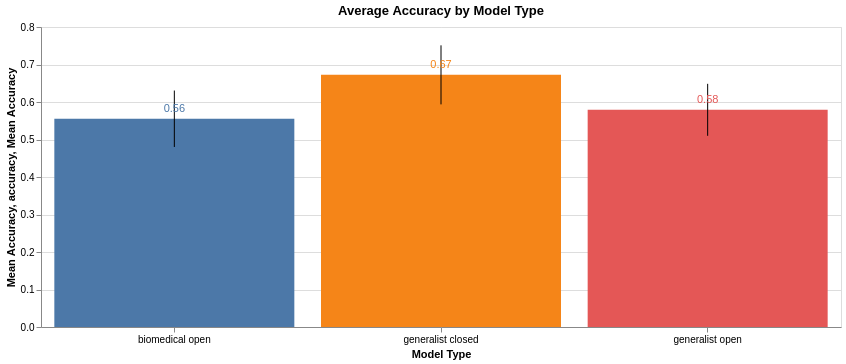

The code cell stored with this chart in its notebook:
### Code cell
# Plot average accuracy by model_type and add error bars
bars = alt.Chart(detection_stats_df).mark_bar().encode(
    x=alt.X('model_type:N', title='Model Type', axis=alt.Axis(labelAngle=0)),
    y=alt.Y('mean(accuracy):Q', title='Mean Accuracy'),
    color=alt.Color('model_type:N', title='Model Type', legend=None)
).properties(
    title='Average Accuracy by Model Type',
    width=800  # Set the width to 800 pixels
)

error_bars = alt.Chart(detection_stats_df).mark_errorbar(extent='stdev').encode(
    x=alt.X('model_type:N'),
    y=alt.Y('accuracy:Q')
)

# Add value labels
text = bars.mark_text(
    align='center',
    baseline='bottom',
    dy=-5  # Adjust the position of the text
).encode(
    text=alt.Text('mean(accuracy):Q', format='.2f')
)

plot_ = alt.layer(bars, error_bars, text)

plot_.save("./plots/average_accuracy_by_model_type.html")

plot_

### Figure 1 — Vega-Lite specification as saved in the notebook (floating-point values rounded to 4 significant figures)
{"config": {"view": {"continuousWidth": 300, "continuousHeight": 300}}, "layer": [{"mark": {"type": "bar"}, "encoding": {"color": {"field": "model_type", "legend": null, "title": "Model Type", "type": "nominal"}, "x": {"axis": {"labelAngle": 0}, "field": "model_type", "title": "Model Type", "type": "nominal"}, "y": {"aggregate": "mean", "field": "accuracy", "title": "Mean Accuracy", "type": "quantitative"}}, "title": "Average Accuracy by Model Type"}, {"mark": {"type": "errorbar", "extent": "stdev"}, "encoding": {"x": {"field": "model_type", "type": "nominal"}, "y": {"field": "accuracy", "type": "quantitative"}}}, {"mark": {"type": "text", "align": "center", "baseline": "bottom", "dy": -5}, "encoding": {"color": {"field": "model_type", "legend": null, "title": "Model Type", "type": "nominal"}, "text": {"aggregate": "mean", "field": "accuracy", "format": ".2f", "type": "quantitative"}, "x": {"axis": {"labelAngle": 0}, "field": "model_type", "title": "Model Type", "type": "nominal"}, "y": {"aggregate": "mean", "field": "accuracy", "title": "Mean Accuracy", "type": "quantitative"}}, "title": "Average Accuracy by Model Type"}], "data": {"name": "data-8c03d92a7f41138c8bf65b31e02264d2"}, "width": 800, "$schema": "https://vega.github.io/schema/vega-lite/v5.20.1.json", "datasets": {"data-8c03d92a7f41138c8bf65b31e02264d2": [{"accuracy": 0.5367, "precision": 0.5379, "recall": 0.52, "f1": 0.5288, "model_name": "olmo2_instruct-7B", "model_type": "generalist open", "model_size_in_b": 7.0, "model_name_custom": "Olmo2 Instruct 7B", "model_size_bucket": "0-10B"}, {"accuracy": 0.5367, "precision": 1.0, "recall": 0.07333, "f1": 0.1366, "model_name": "olmo2_instruct-13B", "model_type": "generalist open", "model_size_in_b": 13.0, "model_name_custom": "Olmo2 Instruct 13B", "model_size_bucket": "11-20B"}, {"accuracy": 0.5, "precision": 0.0, "recall": 0.0, "f1": 0.0, "model_name": "mistral_instruct7B", "model_type": "generalist open", "model_size_in_b": 7.0, "model_name_custom": "Mistral Instruct 7B", "model_size_bucket": "0-10B"}, {"accuracy": 0.53, "precision": 1.0, "recall": 0.06, "f1": 0.1132, "model_name": "med42-8B", "model_type": "biomedical open", "model_size_in_b": 8.0, "model_name_custom": "Med42 8B", "model_size_bucket": "0-10B"}, {"accuracy": 0.51, "precision": 1.0, "recall": 0.02, "f1": 0.03922, "model_name": "biomistral7B", "model_type": "biomedical open", "model_size_in_b": 7.0, "model_name_custom": "BioMistral 7B", "model_size_bucket": "0-10B"}, {"accuracy": 0.6786, "precision": 0.6786, "recall": 1.0, "f1": 0.8085, "model_name": "openbiollm-8B", "model_type": "biomedical open", "model_size_in_b": 8.0, "model_name_custom": "OpenBioLLM 8B", "model_size_bucket": "0-10B"}, {"accuracy": 0.5, "precision": 0.5, "recall": 1.0, "f1": 0.6667, "model_name": "llama2_chat-7B", "model_type": "generalist open", "model_size_in_b": 7.0, "model_name_custom": "Llama2 Chat 7B", "model_size_bucket": "0-10B"}, {"accuracy": 0.68, "precision": 0.6311, "recall": 0.8667, "f1": 0.7303, "model_name": "llama2_chat-13B", "model_type": "generalist open", "model_size_in_b": 13.0, "model_name_custom": "Llama2 Chat 13B", "model_size_bucket": "11-20B"}, {"accuracy": 0.6433, "precision": 1.0, "recall": 0.2867, "f1": 0.4456, "model_name": "llama3_instruct-8B", "model_type": "generalist open", "model_size_in_b": 8.0, "model_name_custom": "Llama3 Instruct 8B", "model_size_bucket": "0-10B"}, {"accuracy": 0.6267, "precision": 0.5931, "recall": 0.8067, "f1": 0.6836, "model_name": "llama2_chat-70B", "model_type": "generalist open", "model_size_in_b": 70.0, "model_name_custom": "Llama2 Chat 70B", "model_size_bucket": "21-100B"}, {"accuracy": 0.61, "precision": 1.0, "recall": 0.22, "f1": 0.3607, "model_name": "llama3_instruct-70B", "model_type": "generalist open", "model_size_in_b": 70.0, "model_name_custom": "Llama3 Instruct 70B", "model_size_bucket": "21-100B"}, {"accuracy": 0.5833, "precision": 0.9032, "recall": 0.1867, "f1": 0.3094, "model_name": "med42-70B", "model_type": "biomedical open", "model_size_in_b": 70.0, "model_name_custom": "Med42 70B", "model_size_bucket": "21-100B"}, {"accuracy": 0.62, "precision": 0.7813, "recall": 0.3333, "f1": 0.4673, "model_name": "openbiollm-70B", "model_type": "biomedical open", "model_size_in_b": 70.0, "model_name_custom": "OpenBioLLM 70B", "model_size_bucket": "21-100B"}, {"accuracy": 0.4654, "precision": 0.4685, "recall": 0.9675, "f1": 0.6313, "model_name": "biomedgpt7B", "model_type": "biomedical open", "model_size_in_b": 7.0, "model_name_custom": "BioMedGPT 7B", "model_size_bucket": "0-10B"}, {"accuracy": 0.5, "precision": 0.5, "recall": 1.0, "f1": 0.6667, "model_name": "alpacare-7B", "model_type": "biomedical open", "model_size_in_b": 7.0, "model_name_custom": "AlpaCare 7B", "model_size_bucket": "0-10B"}, {"accuracy": 0.5133, "precision": 1.0, "recall": 0.02667, "f1": 0.05195, "model_name": "gpt35", "model_type": "generalist closed", "model_size_in_b": 175.0, "model_name_custom": "GPT-3.5", "model_size_bucket": "100B+"}, {"accuracy": 0.71, "precision": 0.7405, "recall": 0.6467, "f1": 0.6904, "model_name": "gpt4o", "model_type": "generalist closed", "model_size_in_b": null, "model_name_custom": "GPT-4o", "model_size_bucket": "Unknown"}, {"accuracy": 0.7667, "precision": 0.75, "recall": 0.8, "f1": 0.7742, "model_name": "gpt4o-mini", "model_type": "generalist closed", "model_size_in_b": null, "model_name_custom": "GPT-4o Mini", "model_size_bucket": "Unknown"}, {"accuracy": 0.6767, "precision": 0.6244, "recall": 0.8867, "f1": 0.7328, "model_name": "gemini_1.5_flash", "model_type": "generalist closed", "model_size_in_b": null, "model_name_custom": "Gemini1.5 Flash", "model_size_bucket": "Unknown"}, {"accuracy": 0.69, "precision": 0.8519, "recall": 0.46, "f1": 0.5974, "model_name": "gemini_1.5_flash-8B", "model_type": "generalist closed", "model_size_in_b": 8.0, "model_name_custom": "Gemini1.5 Flash 8B", "model_size_bucket": "0-10B"}, {"accuracy": 0.7, "precision": 0.8, "recall": 0.5333, "f1": 0.64, "model_name": "claude_3.5-sonnet", "model_type": "generalist closed", "model_size_in_b": null, "model_name_custom": "Claude3.5 Sonnet", "model_size_bucket": "Unknown"}, {"accuracy": 0.65, "precision": 0.6018, "recall": 0.8867, "f1": 0.717, "model_name": "claude_3.5-haiku", "model_type": "generalist closed", "model_size_in_b": null, "model_name_custom": "Claude3.5 Haiku", "model_size_bucket": "Unknown"}]}}
